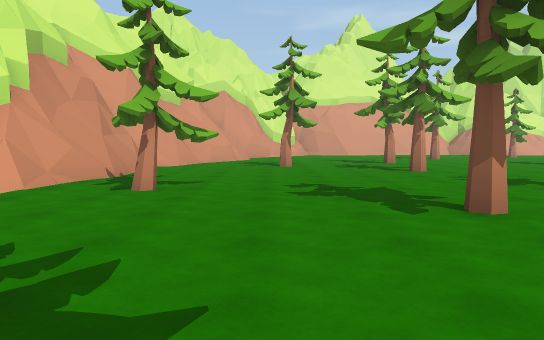
view 1 (above)

20 first-person views from a walk through a scene from a Unity 3-D project. The camera is 1.3 m above the floor, tilts 4° down and sees 70° across. The floor is counted in squares, 2 m on a side. Each view is taken from the middle of a square. On the plan, view 1 faces up. The plan holds only what a view shows up to about 11 squares ahead; the rest is blank. The place goes on beyond the plan.

view 2
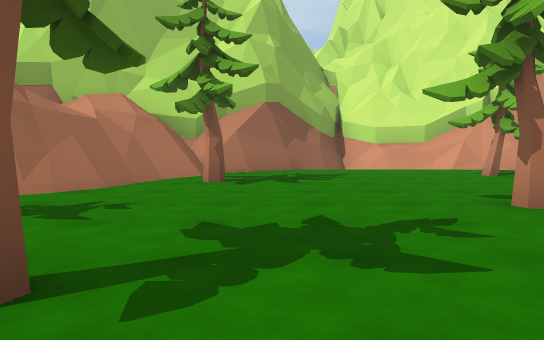

view 3
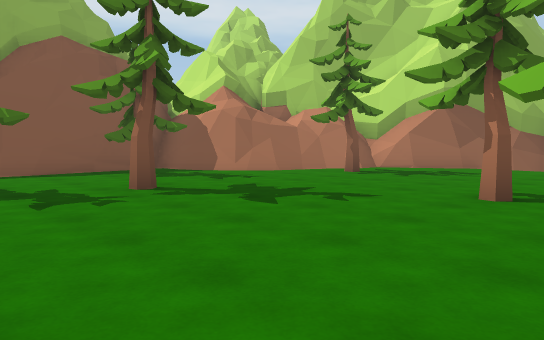

view 4
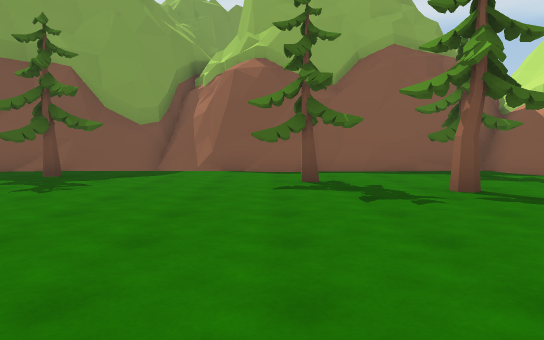

view 5
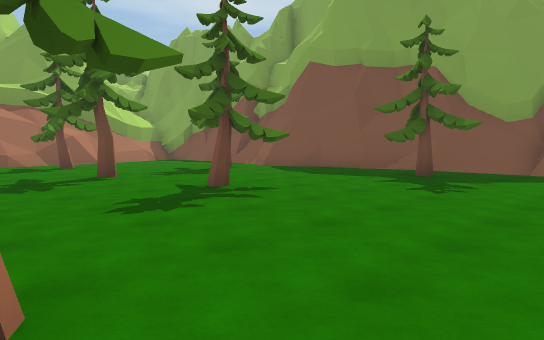

view 6
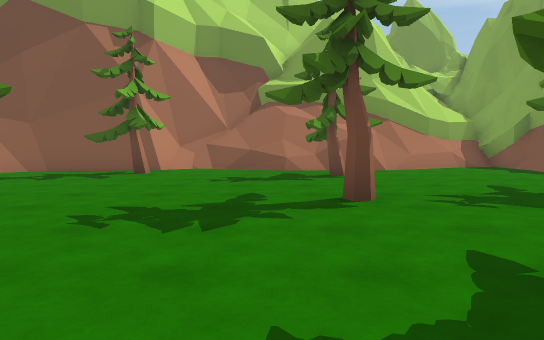

view 7
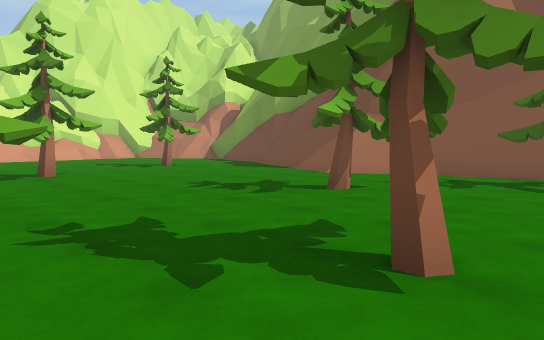

view 8
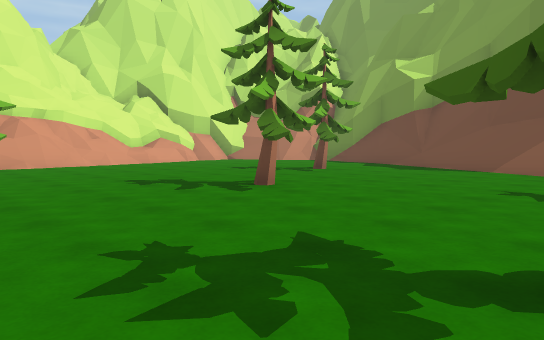

view 9
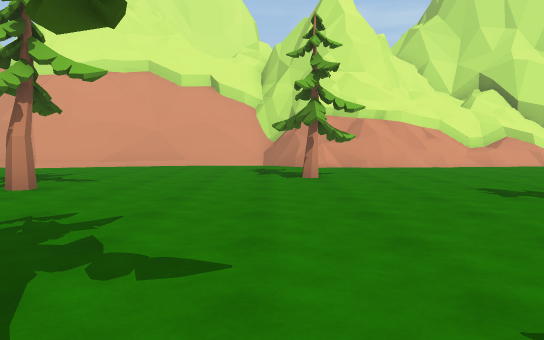

view 10
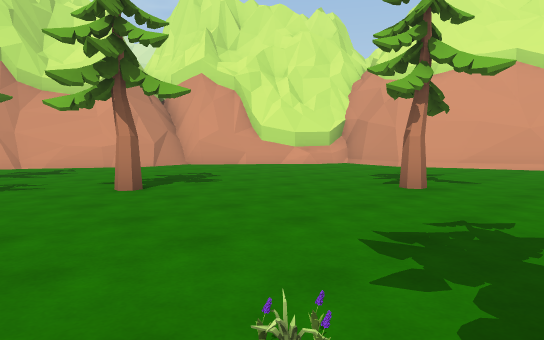

view 11
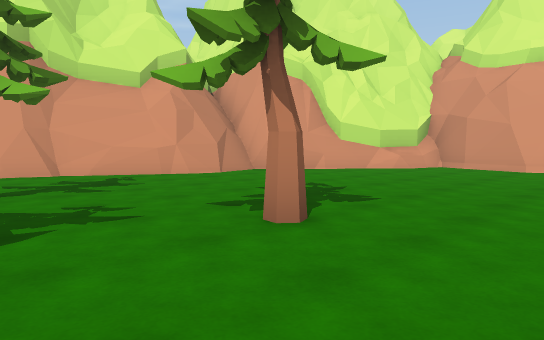

view 12
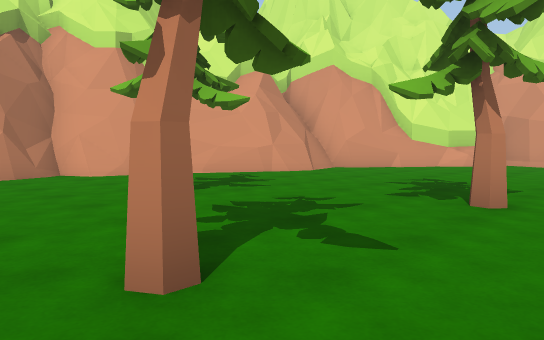

view 13
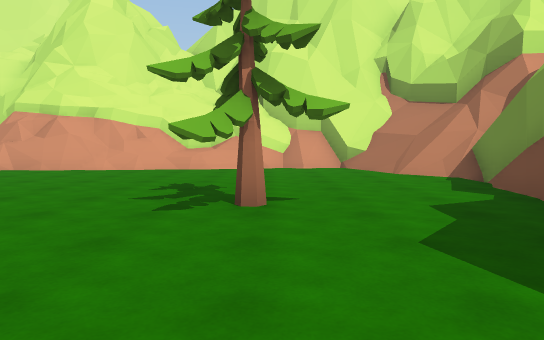

view 14
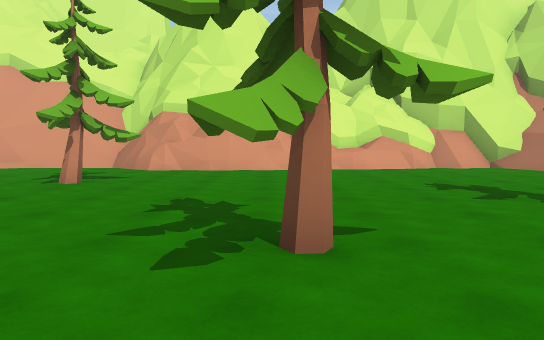

view 15
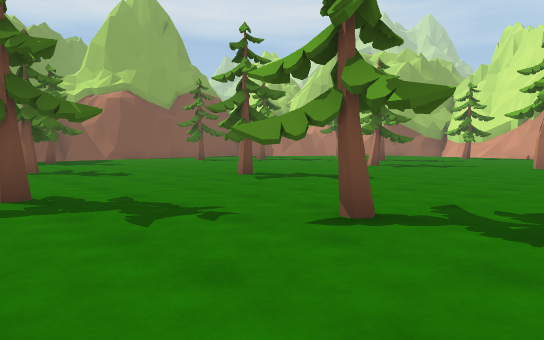

view 16
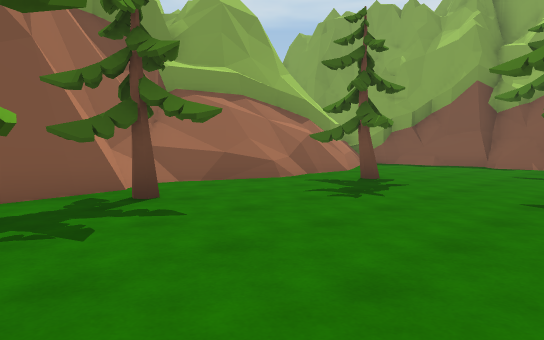

view 17
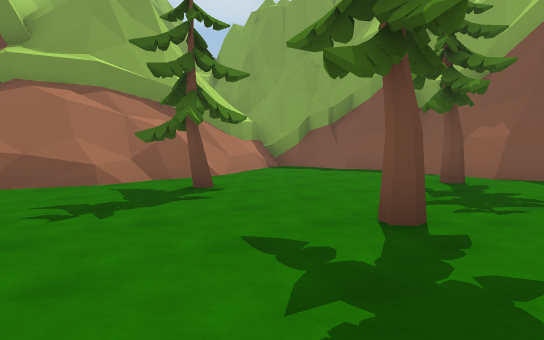

view 18
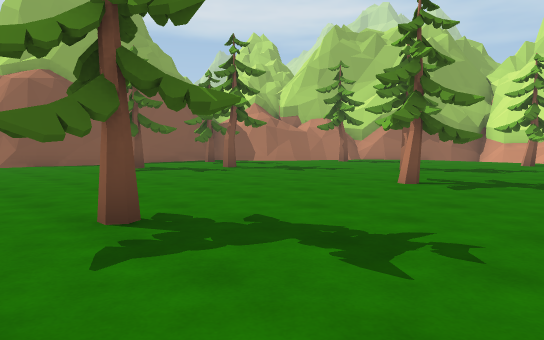

view 19
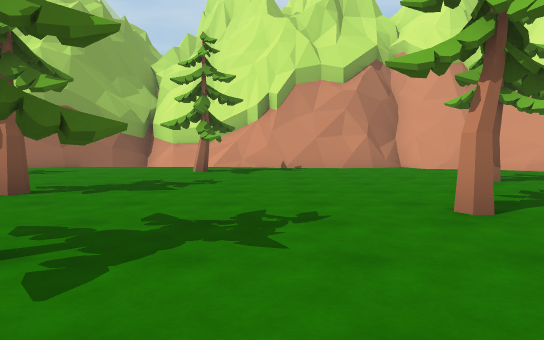

view 20
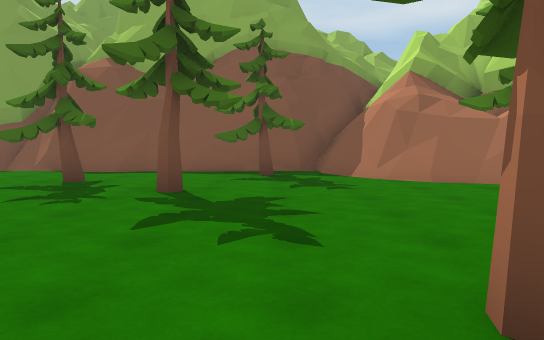

### Floor plan
Key: @ floor where view 1 was taken; # wall or solid block; . floor; / step, stairs or slope; = window, fence, low wall or low ledge; ^ raised ledge; v drop or lower ground; T tree; P plant.
Columns run from 5 left of view 1 to 23 right of it. Each row starts with its distance up from view 1.
 22             ####   ##########
 21       ########=#####///#^///#
 20       #.//................//#
 19      ##...................=##
 18     ##..........T..........#
 17    ##......................#
 16    #/......................#
 15    #/......T...........T..
 14    #..................T...#
 13  ###...............T......#
 12  ##......T...............##
 11  #/..T.......PT........./#
 10  #/...................../#
  9  ##.....T........TT......#
  8 ###...................T..#
  7 ##......................T##
  6 #=..T....T.........TT...T.##
  5 #=.T......T....T..........###
  4 #v.....T..................=/#
  3 #v.......................///#
  2 ##..................T...T///#
  1  #...............TT......///#
  0  ##.T@...T................/##
 -1   #//.......T.............=#
 -2   #////..T......T....T.....#
 -3   #///#/T............#= ...=
 -4   ###/v#######...###########
 -5    #####     ##=##
 -6               ###

Positions as (right, up) in squares from view 1, and headings:
1: (0, 0), facing up
2: (6, 1), facing left
3: (7, 5), facing down-left
4: (7, 5), facing down
5: (8, 5), facing down-right
6: (11, 3), facing right
7: (12, 5), facing up-right
8: (10, 9), facing up-right
9: (10, 10), facing up
10: (9, 10), facing up-left
11: (6, 10), facing up-left
12: (5, 8), facing up-left
13: (18, 11), facing up
14: (14, 11), facing up
15: (15, 11), facing down-left
16: (15, 8), facing down-right
17: (14, 5), facing down-right
18: (11, 8), facing down-left
19: (7, 7), facing left
20: (3, 5), facing down
